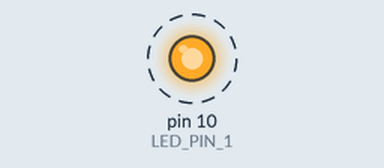
This sketch was run on a simulated Arduino Uno, built with avr-gcc and run on an emulated ATmega328P. Shown: output pins drawn as LEDs (lit = HIGH). Dashed ring = blinking.

Above: at 0.2 s.
Timing chart, 0 to 4.6 s (numbered marks = the images above):
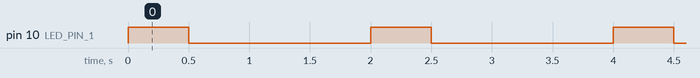

Measured:
- by itself, pin 10 (LED_PIN_1): alternates HIGH for 0.50 s and LOW for 1.5 s

The sketch:

ex01-2.ino
```cpp
// LED - test : Blinking with 1Hz frequency
// LEDs are connected to Pin 10 and 11

/*
 * A constant holding the number of the pin for the first LED.
 */
const int LED_PIN_1 = 10;

/*
 * A constant holding the number of the pin for the second LED
 */
const int LED_PIN_2 = 11;

/*
 * A value representating how long to wait before the next event gets
 * fired in milliseconds.
 */
const int DELAY_TIME = 500;

/*
 * This method gets called once, before the update cycle starts ticking.
 */
void setup(){
  //Set the Led-Pins as output
  pinMode(LED_PIN_1, OUTPUT);
  pinMode(LED_PIN_1, OUTPUT);

}

/*
 * The main-loop of this program. Gets repeatedly called without delay.
 *
 * @see ex01-2#ledBlink(int mDelayTime)
 */
void loop(){
  ledBlink(DELAY_TIME);

}

/*
 * The logic needed to make two LEDs blink after each other.
 *
 * A blink is considered a LED which is turned on for the time
 * specified in mDelayTime and turned off for the
 * exact same time.
 *
 * @param mDelayTime
 *              An integer value determining the time the LED is turned on.
 */
void ledBlink(const int mDelayTime){

  // turn on LED 1 for the value of {@link ex01-2#DELAY_TIME} milliseconds.
  digitalWrite(LED_PIN_1, HIGH);
  delay(mDelayTime);

  // turn off led 1 for the value of {@link ex01-2#DELAY_TIME} milliseconds.
  digitalWrite(LED_PIN_1, LOW);
  delay(mDelayTime);

  // turn on LED 2 for the value of {@link ex01-2#DELAY_TIME} milliseconds.
  digitalWrite(LED_PIN_2, HIGH);
  delay(mDelayTime);

  // turn off LED 2 for the value of {@link ex01-2#DELAY_TIME} milliseconds.
  digitalWrite(LED_PIN_2, LOW);
  delay(mDelayTime);

}
```
